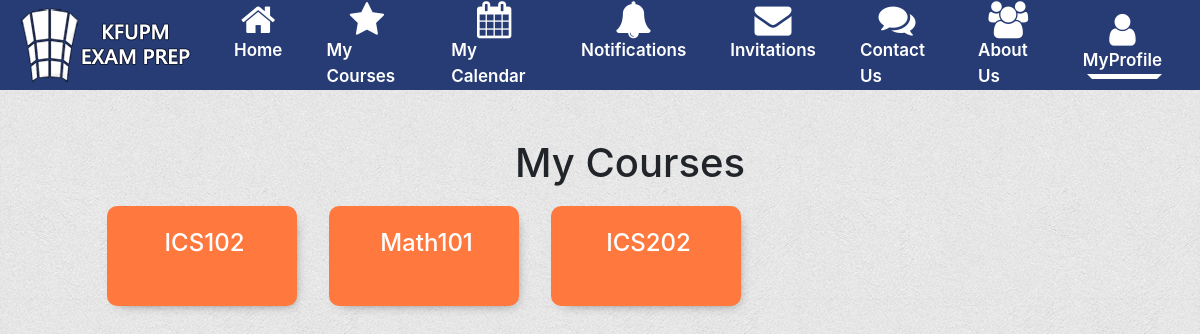
/student/Course/Course.php (signed in), run on the app's committed database.
### tables this page shows
CREATE TABLE `user_courses` (
  `Course_ID` int(11) NOT NULL,
  `User_ID` int(11) NOT NULL
);

CREATE TABLE `courses` (
  `Course_ID` int(11) NOT NULL,
  `course_name` varchar(20) DEFAULT NULL,
  `Course_Code` varchar(10) NOT NULL,
  `Description` varchar(399) DEFAULT NULL
);

### student/Course/Course.php (the view, shortened to what this page needs)
  <!DOCTYPE html>
  <html>
  <head>
  	<link rel="stylesheet" href="../../assets/bootstrap/css/bootstrap.min.css">
  	<link rel="stylesheet" href="../../assets/fonts/font-awesome.min.css">
  	<link rel="stylesheet" href="../../assets/fonts/ionicons.min.css">
  	<link rel="stylesheet" href="../../assets/css/styles.css">
  	<link rel="stylesheet" href="../../assets/bootstrap/css/bootstrap.min.css">
  	<link rel="stylesheet" href="../../assets/fonts/font-awesome.min.css">
  	<link rel="stylesheet" href="../../assets/fonts/ionicons.min.css">
  	<link rel="stylesheet" href="../../assets/fonts/material-icons.min.css">
  	<link rel="stylesheet" href="../../assets/css/-Login-form-Page-BS4-.css">
  	<link rel="stylesheet" href="../../assets/fonts/simple-line-icons.min.css">
  	<link rel="stylesheet" href="../../assets/css/styles.css">
  </head>
  <body>
  	<?php
include_once "../../page/header.php";
?>
  	<div class="content">
  		<br>
  		<br>
  		<h1 style="text-align:center;">My Courses</h1>
  		<div class="container parent">
  			<br>
  			<?php
include "../../connect/connect.php";
              $ID = $_SESSION["userID"];
              $sql = "SELECT * FROM user_courses WHERE User_ID = $ID";
              $result = mysqli_query($conn, $sql);
              if(mysqli_num_rows($result) > 0){
                while($row = mysqli_fetch_array($result)){
                  $courseSQL = "SELECT * FROM courses WHERE Course_ID = $row[Course_ID]";
                  $result1 =  mysqli_query($conn, $courseSQL);
                  if(mysqli_num_rows($result1) > 0){
                    $row1= mysqli_fetch_array($result1);
                    echo '<a style="" class="child elegent" href="';
                    $val = $row["Course_ID"];
                    echo "Course-Homepage.php?id=$val";
                    echo '" ">
                      <div>
                          <h4 id="courseName" style="background:none; color:white; width:100%">'.$row1["course_name"].' '.$row1["Course_Code"].'</h4>
                      </div>
                  </a>';
                  }
                }
              }
			?>
  		</div>
  </body>
  </html>

### assets/css/styles.css (style rules this page uses)
body { background-image: url('background.jpg'); }
div.content { margin-left: 60px; padding: 1px 16px; height: 1000px; }
.container.parent { display: flex; flex-wrap: wrap; }
.container a { text-decoration: none; }
#courseName { background-color: #b2e0ee; margin-top: 2%; margin-left: 2%; }
.elegent { text-align: center; max-width: 191px; min-width: 190px; min-height: 100px; background: #ff793f !important; padding: 1rem 2rem !important; margin: .7rem 1rem; border-radius: 10px; -webkit-box-shadow: 4px 5px 13px -9px rgba(0, 0, 0, 0.7); box-shadow: 4px 5px 13px -9px rgba(0, 0, 0, 0.7); background-color: #b2e0ee; }
.elegent h4 { text-align: center; line-height: 1.5; display: inline-block; vertical-align: middle; }

### data on the page
user_courses: Course_ID.Course_Code "ICS102"
user_courses: Course_ID.Course_Code "Math101"
user_courses: Course_ID.Course_Code "ICS202"
